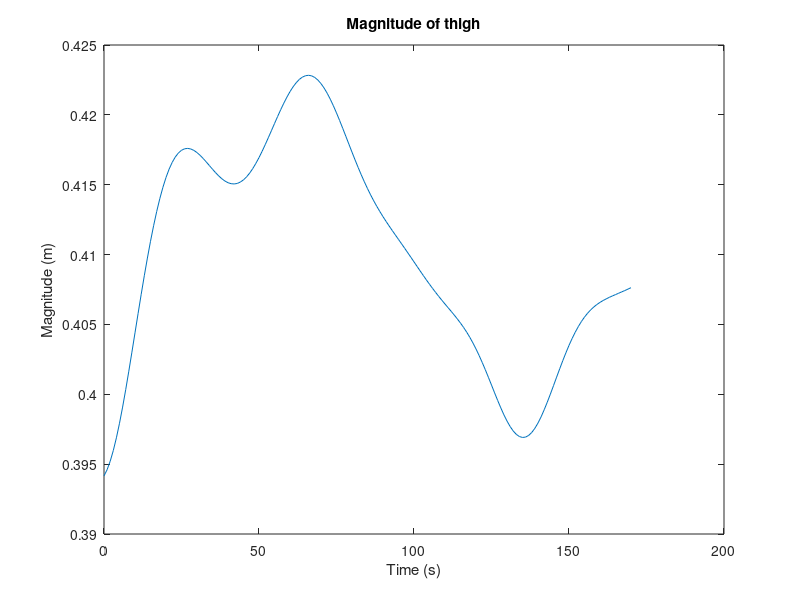
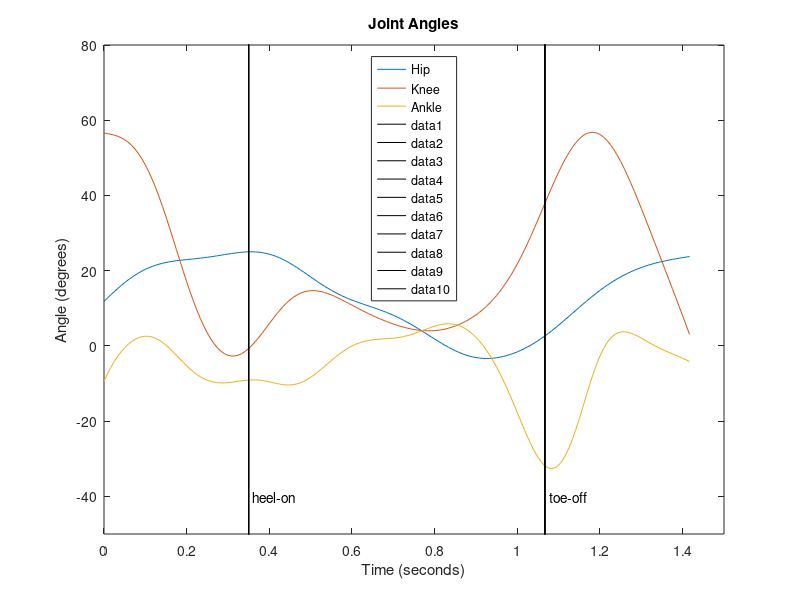

Reproduce these figures in MATLAB, in order. (Note: this script raises an error after producing the figures.)
clear;
close all

load markers.mat;
load forceplate.mat;
h=1/120;
g=9.81;

filesize=size(markers);
xx=0:1:filesize(1)-1;

for i=1:filesize(1)
    % X component of vector
    HAT_vector(i,1)=markers(i,1)-markers(i,3);
    % Y component of vector
    HAT_vector(i,2)=markers(i,2)-markers(i,4);
    % Normalize
    length=sqrt(HAT_vector(i,2)^2+HAT_vector(i,1)^2);
    HAT_vector(i,1)=HAT_vector(i,1)/length;
    HAT_vector(i,2)=HAT_vector(i,2)/length;
    % Calculate angle
    theta4(i)=atan2(HAT_vector(i,2),HAT_vector(i,1));
    
    thigh_vector(i,1)=markers(i,3)-markers(i,5);
    thigh_vector(i,2)=markers(i,4)-markers(i,6);
    mag(i)=sqrt(thigh_vector(i,1)^2+thigh_vector(i,2)^2);
    length=sqrt(thigh_vector(i,2)^2+thigh_vector(i,1)^2);
    thigh_vector(i,1)=thigh_vector(i,1)/length;
    thigh_vector(i,2)=thigh_vector(i,2)/length;
    theta3(i)=atan2(thigh_vector(i,2),thigh_vector(i,1));
    
    shank_vector(i,1)=markers(i,5)-markers(i,7);
    shank_vector(i,2)=markers(i,6)-markers(i,8);
    length=sqrt(shank_vector(i,2)^2+shank_vector(i,1)^2);
    shank_vector(i,1)=shank_vector(i,1)/length;
    shank_vector(i,2)=shank_vector(i,2)/length;
    theta2(i)=atan2(shank_vector(i,2),shank_vector(i,1));
    
    foot_vector(i,1)=markers(i,9)-markers(i,11);
    foot_vector(i,2)=markers(i,10)-markers(i,12);
    length=sqrt(foot_vector(i,2)^2+foot_vector(i,1)^2);
    foot_vector(i,1)=foot_vector(i,1)/length;
    foot_vector(i,2)=foot_vector(i,2)/length;
    theta1(i)=atan2(-foot_vector(i,1),foot_vector(i,2));
end

figure;
plot(xx,mag)
title('Magnitude of thigh')
xlabel('Time (s)')
ylabel('Magnitude (m)')

theta1=theta1';
theta2=theta2';
theta3=theta3';
theta4=theta4';

% Full angle calculations
hip_angle=theta3-theta4;
knee_angle=theta3-theta2;
ankle_angle=theta1-theta2;

% Plot Data
figure;
plot(xx'*h,hip_angle*180/pi)
title('Joint Angles')
axis([0 1.5 -50 80])
hold all
plot(xx'*h,knee_angle*180/pi)
plot(xx'*h,ankle_angle*180/pi)
legend('Hip','Knee','Ankle','Location','North')
xlabel('Time (seconds)')
ylabel('Angle (degrees)')

% Heel on and Toe off lines
y=-180:90:180;
x=ones(5)*42*h;
plot(x,y,'k')
text(42*h+.01,-40,'heel-on','Color','k');
x=ones(5)*128*h;
plot(x,y,'k')
text(128*h+.01,-40,'toe-off','Color','k');

% Numerical Approx of the 4 angles
t1D=deriv(theta1,h);
t2D=deriv(theta2,h);
t3D=deriv(theta3,h);
t4D=deriv(theta4,h);

t1DD=deriv2(theta1,h);
t2DD=deriv2(theta2,h);
t3DD=deriv2(theta3,h);
t4DD=deriv2(theta4,h);

% Numerical Approx of knee and ankle
knee_tD=deriv(knee_angle,h);
ankle_tD=deriv(ankle_angle,h);

knee_tDD=deriv2(knee_angle,h);
ankle_tDD=deriv2(ankle_angle,h);

% Limb Calculations
height=1.7526;
mass=66.7;
segment_mass(1)=mass*0.0145;
segment_mass(2)=mass*0.0465;
segment_mass(3)=mass*0.1;
segment_mass(4)=mass*0.678;

segment_length(1)=height*0.055;
segment_length(2)=height*0.246;
segment_length(3)=height*0.245
segment_length(4)=height*0.47;

segment_COM_pos(1)=segment_length(1)*0.5;
segment_COM_pos(2)=segment_length(2)*0.433;
segment_COM_pos(3)=segment_length(3)*0.433;
segment_COM_pos(4)=segment_length(4)*0.626;

segment_MOI(1)=segment_mass(1)*(segment_length(1)*0.475)^2;
segment_MOI(2)=segment_mass(2)*(segment_length(2)*0.302)^2;
segment_MOI(3)=segment_mass(3)*(segment_length(3)*0.323)^2;
segment_MOI(4)=segment_mass(4)*(segment_length(4)*0.496)^2;

% Vert and Horz GRFs during stance phase
filesize=size(forceplate);
xx=(42:1:127)';
for i=1:86
    horz(i)=forceplate(xx(i),1);
    vert(i)=forceplate(xx(i),2);
end
figure;
plot(xx*h,horz)
title('Horizontal GRF')
xlabel('Time (seconds)')
ylabel('Force (N)')

figure;
plot(xx*h,vert)
title('Vertical GRF')
xlabel('Time (seconds)')
ylabel('Force (N)')


Fx1=-horz;
Fy1=-vert;

for i=42:127
    a(i-41)=markers(i,11)-markers(i,7);
    l(i-41)=markers(i,12)-markers(i,8);
    x1(i-41)=markers(i,11)-a(i-41);
    y1(i-41)=markers(i,12)-l(i-41);
    x2(i-41)=x1(i-41)+markers(i,7)-markers(i,5);
    y2(i-41)=y1(i-41)+markers(i,8)-markers(i,6);
    x3(i-41)=x2(i-41)+markers(i,5)-markers(i,3);
    y3(i-41)=y2(i-41)+markers(i,6)-markers(i,4);
    x4(i-41)=x3(i-41)+markers(i,3)-markers(i,1);
    y4(i-41)=y3(i-41)+markers(i,4)-markers(i,2);
end
x1DD=deriv2(x1',h);
y1DD=deriv2(y1',h);
x2DD=deriv2(x2',h);
y2DD=deriv2(y2',h);
x3DD=deriv2(x3',h);
y3DD=deriv2(y3',h);
x4DD=deriv2(x4',h);
y4DD=deriv2(y4',h);

T1=-vert.*a-horz.*l;
r=segment_COM_pos;
l=segment_length;
m=segment_mass;
I=segment_MOI;

for i=1:128-42
    Fx2(i)=Fx1(i)+m(2).*x2DD(i);
    Fy2(i)=Fy1(i)+m(2)*g+m(2).*y2DD(i);
    T2(i)=T1(i)-Fy2(i)*r(2)*cos(theta2(i+41))...
        +Fx2(i)*r(2)*sin(theta2(i+41))...
        -Fy1(i)*(l(2)-r(2))*cos(theta2(i+41))...
        +Fx1(i)*(l(2)-r(2))*sin(theta2(i+41))+I(2)*t2DD(i+41);
    
    Fx3(i)=-m(4)*x4DD(i);
    Fy3(i)=m(4)*(y4DD(i)-g);
    T3(i)=Fy3(i)*r(4)*cos(theta4(i+41))-Fx3(i)*r(4)*sin(theta4(i+41))...
        -I(4)*t4DD(i+41);
end

figure;
plot(xx,T1/mass)
title('Torque in Ankle')
xlabel('Time (seconds)')
ylabel('Torque (Nm/kg)')

figure;
plot(xx,T2/mass)
title('Torque in Knee')
xlabel('Time (seconds)')
ylabel('Torque (Nm/kg)')

figure;
plot(xx,T3/mass)
title('Torque in Hip')
xlabel('Time (seconds)')
ylabel('Torque (Nm/kg)')


